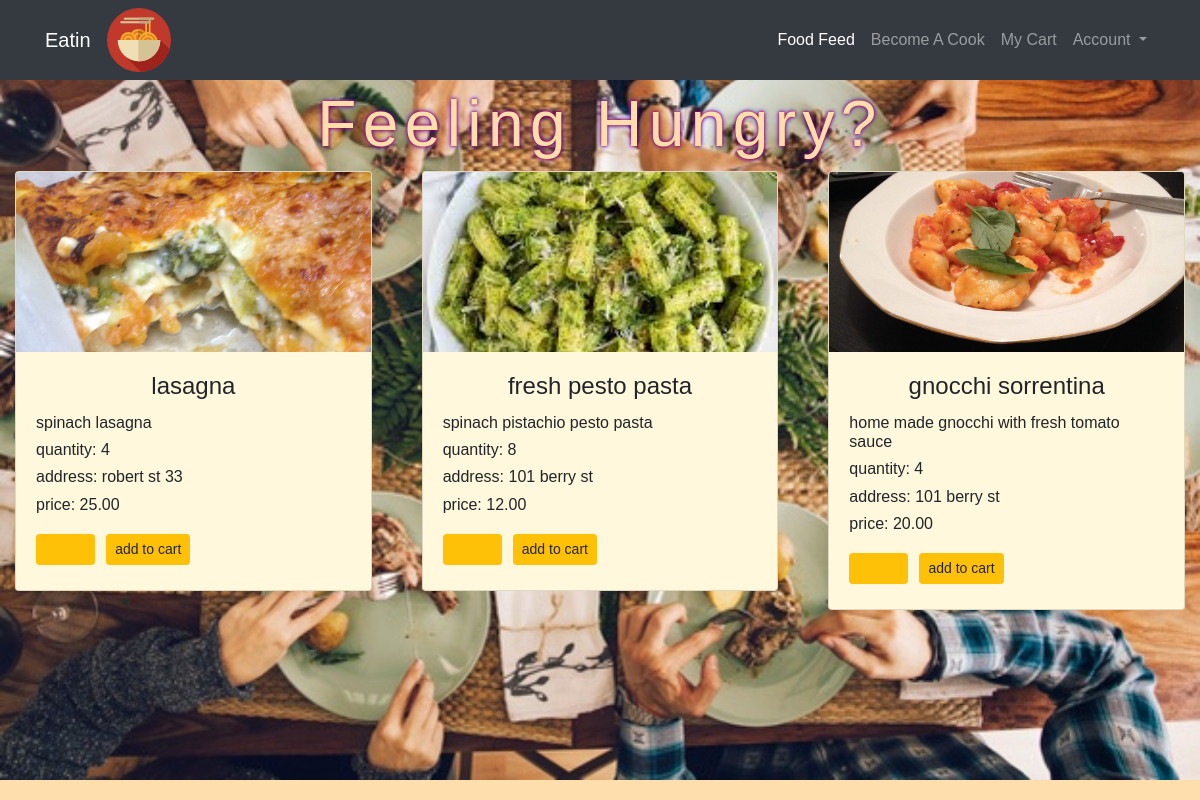
/feed/, run on the app's committed database.
### cook/models.py (models this page shows)
class Food(models.Model):
    user = models.ForeignKey(User,
    on_delete = models.CASCADE
    )
    title = models.CharField(max_length=20,null=True)
    description = models.CharField(max_length=100)
    price = models.DecimalField(max_digits=4, decimal_places=2,blank=False,null=False)
    created_at = models.DateTimeField(auto_now_add=True)
    updated_at = models.DateTimeField(auto_now=True)
    quantity = models.IntegerField(blank=False,null=False)
    image = models.ImageField(upload_to = 'images/',default=None,blank=True)
    category = models.CharField(
        max_length=50,
        default='OTHER',
        null=False,
        choices=  [
            ('ITALIAN', 'Italian'),
            ('DESERT', 'Desert'),
            ('BEVERAGES', 'Beverages'),
            ('THAI', 'Thai'),
            ('SUSHI', 'Sushi'),
            ('INADIAN', 'Indian'),
            ('MEDITERRANEAN','Mediterranean'),
            ('CHINESE','Chinese'),
            ('AMERICAN','American'),
            ('VIETNAMESE','Vietnamese'),
            ('GLUTEN-FREE','Gluten-Free'),
            ('VEGAN','Vegan'),
            ('SALAD','Salad'),
            ('ASIAN','Asian'),
            ('SOUP','Soup'),
            ('GREEK','Greek'),
            ('JAPANESE','Japanese'),
            ('HOME-COOKING','Home-Cooking'),
            ('OTHER','Other')
            ]
    )

### accounts/models.py (models this page shows)
class Profile(models.Model):
    user = models.OneToOneField(User,
    on_delete = models.CASCADE,
    primary_key=True,
    )
    address = models.CharField(max_length=80,default=None,null=True)
    Type = models.CharField(
        max_length=10,
        default='EATER',
        null=False,
        choices=  [
            ('COOK', 'Cook'),
            ('EATER', 'Eater'),
            ('BOTH', 'Both'),
            ]
    )

### feed/views.py (the view)
# urls.py: path('', views.display_feed, name='display_feed'),
def display_feed(request):
    if request.method == 'GET' or request.method == 'POST':
        foods = Food.objects.filter(quantity__gt=0)
        for food in foods:
            print(food.quantity)
        foods_desc = foods.order_by('-created_at')
        return render(request,'feed/index.html',{'all_foods':foods_desc})

### feed/templates/feed/index.html (shortened to what this page needs)
{% extends 'base.html' %}
{% load static %}
{% block content %}
<link rel="stylesheet" type="text/css" href="{% static 'feed/style.css' %}">
<div class="bg-img">
  <h1 class="container feed_title">Feeling Hungry?<h1>
      <div class="card-columns d-flex">
        {% for food in all_foods %}
        <div class="container-fluid">
          <div class="row">
            <div class="col-md d-flex">
              <div class="card">
                <div class="img-square-wrapper">
                  <img class="card-img-top" src="http://127.0.0.1:8000/media/{{food.image}}" alt="{{food.title}}">
                  <div class="card-body text-center">
                    <h4 class="card-title">{{food.title}}</h4>
                    <h6 class="card-text text-left">{{food.description}}</h6>
                    <h6 class="card-text text-left">quantity: {{food.quantity}}</h6>
                    <h6 class="card-text text-left">address: {{food.user.profile.address}}</h6>
                    <h6 class="card-text text-left">price: {{food.price}}</h6>
                    <div class="card-text text-left">
                      <form action="{% url 'add_to_cart' %}" method="POST">
                        <input type="number" class="btn btn-warning btn-sm" name="quantity" min="1" max="{{food.quantity}}">
                        <input type="submit" class="btn btn-warning btn-sm" value="add to cart">
                      </form>
                    </div>
                  </div>
                </div>
              </div>
            </div>
          </div>
        </div>
        {% endfor %}
        {% endblock %}

### static/eatin/style.css (style rules this page uses)
body { background-color: NavajoWhite; font-family: "Copperplate","Comic Sans MS","Arial"; }

### feed/static/feed/style.css (style rules this page uses)
.feed_title { text-align: center; font-family: 'Copperplate', 'Arial'; font-size: 4em; letter-spacing: 0.1em; display: block; font-style:normal; padding-top: 0.1em; text-shadow: 0 0 3px #FF0000, 0 0 5px #0000FF; color: NavajoWhite; }
.card { background-color: Cornsilk; }
.card-img-top { width:100%; height: 15vw; object-fit: cover; }
.bg-img { background-image: url("/media/images/dinnerTable.jpg"); min-height: 700px; background-position: bottom left; background-repeat: no-repeat; background-size: cover; position: sticky; }

### data on the page
Food: image (picture), title "lasagna", description "spinach lasagna", quantity "4", user.profile.address "robert st 33", price "25.00"
Food: image (picture), title "fresh pesto pasta", description "spinach pistachio pesto pasta", quantity "8", user.profile.address "101 berry st", price "12.00"
Food: image (picture), title "gnocchi sorrentina", description "home made gnocchi with fresh tomato sauce", quantity "4", user.profile.address "101 berry st", price "20.00"
